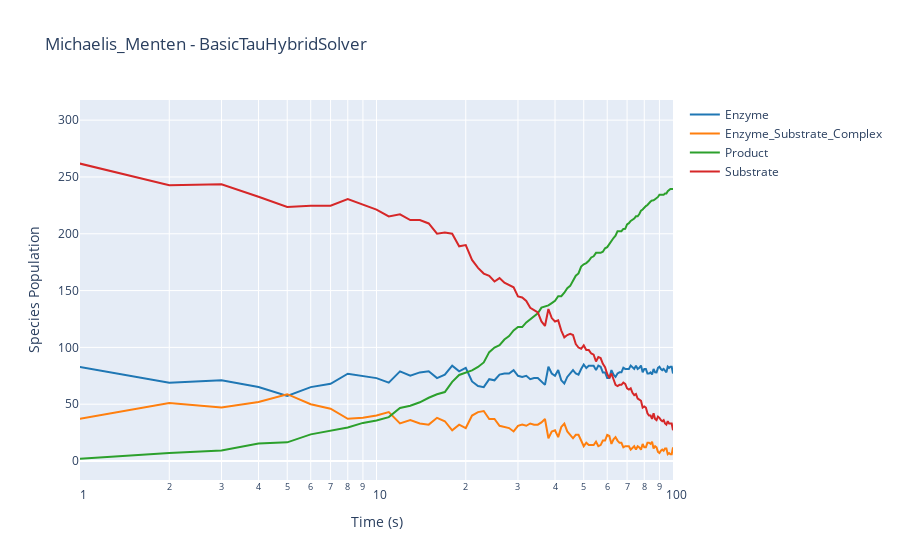

Here is the notebook cell this chart was saved with:
### Code cell
results.plotplotly(xaxis_type='log')
